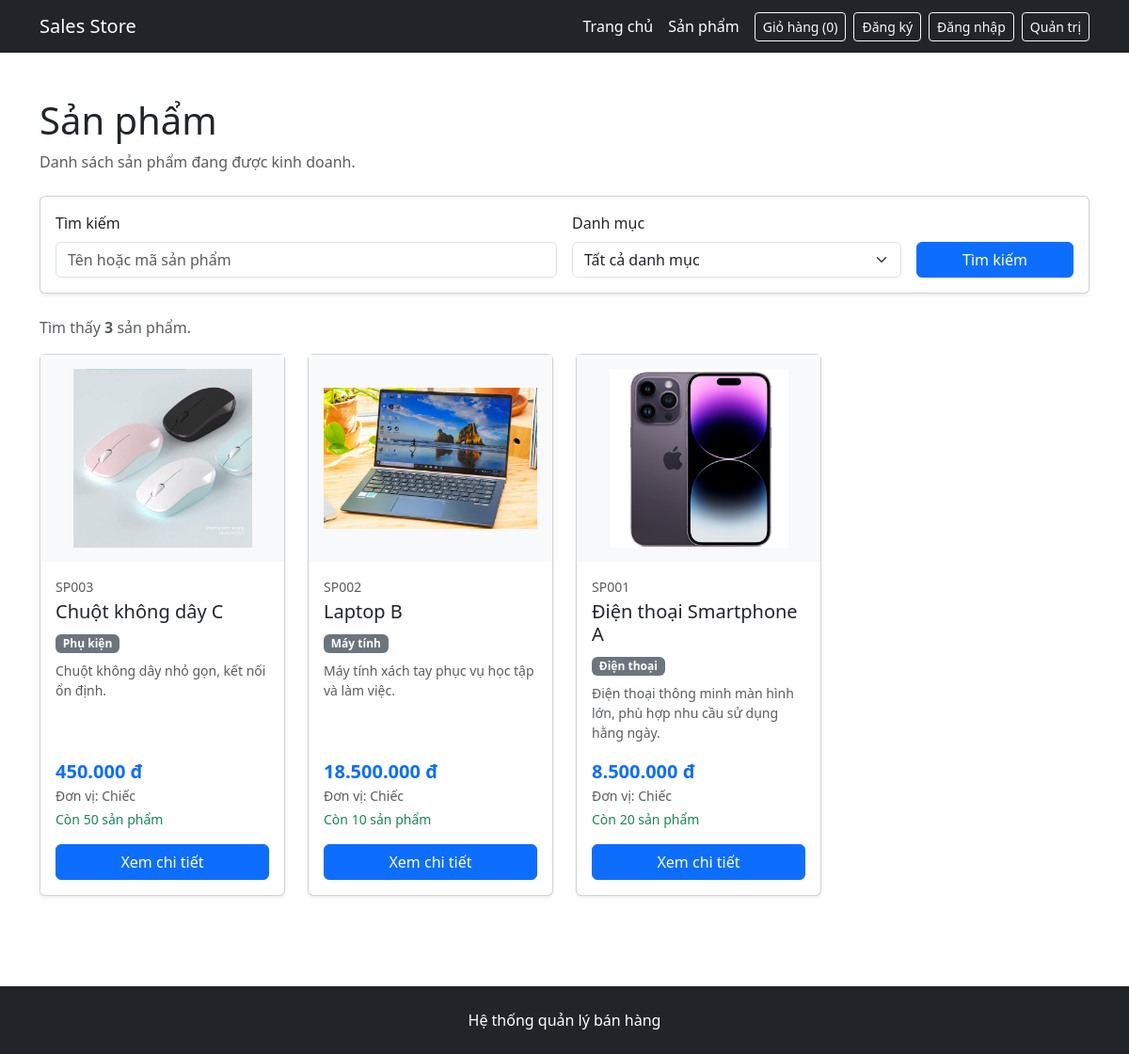
/products.php, run on the app's committed database.
### tables this page shows
CREATE TABLE products (
    ProductID INT AUTO_INCREMENT PRIMARY KEY,
    ProductCode VARCHAR(50) NOT NULL UNIQUE,
    ProductName VARCHAR(255) NOT NULL,
    Description TEXT,
    Unit VARCHAR(20),
    Price DECIMAL(12,2) NOT NULL DEFAULT 0,
    StockQuantity INT NOT NULL DEFAULT 0,
    IsActive BOOLEAN NOT NULL DEFAULT TRUE,
    SupplierID INT NOT NULL,
    CategoryID INT NOT NULL,
    CONSTRAINT chk_products_price CHECK (Price >= 0),
    CONSTRAINT chk_products_stock CHECK (StockQuantity >= 0),
    CONSTRAINT fk_products_supplier
        FOREIGN KEY (SupplierID) REFERENCES suppliers(SupplierID),
    CONSTRAINT fk_products_category
        FOREIGN KEY (CategoryID) REFERENCES categories(CategoryID)
);

CREATE TABLE categories (
    CategoryID INT AUTO_INCREMENT PRIMARY KEY,
    CategoryName VARCHAR(200) NOT NULL,
    Description TEXT
);

### public/products.php (the view, shortened to what this page needs)
<?php
require_once '/var/www/src/config/database.php';
$search = trim($_GET['search'] ?? '');
$page = isset($_GET['page'])
    ? (int) $_GET['page']
    : 1;
$perPage = 8;
$where = [
    "p.IsActive = 1"
];
$params = [];
$types = '';
$whereSQL = implode(' AND ', $where);
$sqlCount = "
    SELECT COUNT(*) AS TotalProducts
    FROM products p
    WHERE {$whereSQL}
";
$stmtCount = $conn->prepare($sqlCount);
$stmtCount->execute();
$resultCount = $stmtCount->get_result();
$countRow = $resultCount->fetch_assoc();
$totalProducts = (int) ($countRow['TotalProducts'] ?? 0);
$offset = ($page - 1) * $perPage;
$products = [];
$sqlProducts = "
    SELECT
        p.ProductID,
        p.ProductCode,
        p.ProductName,
        p.Description,
        p.Unit,
        p.Price,
        p.StockQuantity,
        p.CategoryID,
        c.CategoryName,
        (
            SELECT pi.ImageFile
            FROM product_images pi
            WHERE pi.ProductID = p.ProductID
              AND pi.IsPrimary = 1
            ORDER BY pi.SortOrder ASC
            LIMIT 1
        ) AS ImageFile
    FROM products p
    LEFT JOIN categories c
        ON c.CategoryID = p.CategoryID
    WHERE {$whereSQL}
    ORDER BY p.ProductID DESC
    LIMIT ? OFFSET ?
";
$stmtProducts = $conn->prepare($sqlProducts);
$productTypes = $types . 'ii';
$productParams = $params;
$productParams[] = $perPage;
$productParams[] = $offset;
$stmtProducts->bind_param(
    $productTypes,
    ...$productParams
);
$stmtProducts->execute();
$resultProducts = $stmtProducts->get_result();
while ($row = $resultProducts->fetch_assoc()) {
    $products[] = $row;
}
require_once '/var/www/src/includes/frontend/header.php';
require_once '/var/www/src/includes/frontend/navbar.php';
?>
<main class="container py-5">
    <div class="mb-4">
        <h1 class="mb-2">
            Sản phẩm
        </h1>
        <p class="text-muted mb-0">
            Danh sách sản phẩm đang được kinh doanh.
        </p>
    </div>
    <div class="card shadow-sm mb-4">
        <div class="card-body">
            <form
                method="get"
                action="/products.php"
            >
                <div class="row g-3 align-items-end">
                    <div class="col-md-6">
                        <label
                            for="search"
                            class="form-label"
                        >
                            Tìm kiếm
                        </label>
                        <input
                            type="text"
                            class="form-control"
                            id="search"
                            name="search"
                            value="<?= htmlspecialchars($search) ?>"
                            placeholder="Tên hoặc mã sản phẩm"
                        >
                    </div>
                    <div class="col-md-4">
                        <label
                            for="category"
                            class="form-label"
                        >
                            Danh mục
                        </label>
                        <select
                            class="form-select"
                            id="category"
                            name="category"
                        >
                            <option value="0">
                                Tất cả danh mục
                            </option>
                        </select>
                    </div>
                    <div class="col-md-2">
                        <button
                            type="submit"
                            class="btn btn-primary w-100"
                        >
                            Tìm kiếm
                        </button>
                    </div>
                </div>
            </form>
        </div>
    </div>
    <div
        class="d-flex
               justify-content-between
               align-items-center
               mb-3"
    >
        <div class="text-muted">
            <?php if ($totalProducts > 0): ?>
                Tìm thấy
                <strong>
                    <?= $totalProducts ?>
                </strong>
                sản phẩm.
            <?php else: ?>
                Không tìm thấy sản phẩm.
            <?php endif; ?>
        </div>
    </div>
    <?php if (empty($products)): ?>
        <div class="alert alert-info">
            Không có sản phẩm phù hợp với điều kiện tìm kiếm.
        </div>
    <?php else: ?>
        <div class="row g-4">
            <?php foreach ($products as $product): ?>
                <div class="col-12 col-sm-6 col-lg-3">
                    <div class="card h-100 shadow-sm">
                        <div
                            class="p-3
                                   d-flex
                                   align-items-center
                                   justify-content-center"
                            style="
                                height: 220px;
                                background: #f8f9fa;
                            "
                        >
                            <?php if (!empty($product['ImageFile'])): ?>
                                <img
                                    src="/uploads/products/<?= htmlspecialchars(
                                        $product['ImageFile']
                                    ) ?>"
                                    alt="<?= htmlspecialchars(
                                        $product['ProductName']
                                    ) ?>"
                                    class="img-fluid"
                                    style="
                                        max-height: 190px;
                                        object-fit: contain;
                                    "
                                >
                            <?php else: ?>
                                <div class="text-muted">
                                    Chưa có hình ảnh
                                </div>
                            <?php endif; ?>
                        </div>
                        <div class="card-body d-flex flex-column">
                            <div class="small text-muted mb-1">
                                <?= htmlspecialchars(
                                    $product['ProductCode']
                                ) ?>
                            </div>
                            <h2 class="h5">
                                <?= htmlspecialchars(
                                    $product['ProductName']
                                ) ?>
                            </h2>
                            <?php if (!empty($product['CategoryName'])): ?>
                                <div class="mb-2">
                                    <span class="badge bg-secondary">
                                        <?= htmlspecialchars(
                                            $product['CategoryName']
                                        ) ?>
                                    </span>
                                </div>
                            <?php endif; ?>
                            <?php if (!empty($product['Description'])): ?>
                                <p class="text-muted small">
                                    <?= htmlspecialchars(
                                        mb_strimwidth(
                                            $product['Description'],
                                            0,
                                            100,
                                            '...'
                                        )
                                    ) ?>
                                </p>
                            <?php endif; ?>
                            <div class="mt-auto">
                                <div class="fs-5 fw-bold text-primary">
                                    <?= number_format(
                                        (float) $product['Price'],
                                        0,
                                        ',',
                                        '.'
                                    ) ?>
                                    đ
                                </div>
                                <?php if (!empty($product['Unit'])): ?>
                                    <div class="small text-muted">
                                        Đơn vị:
                                        <?= htmlspecialchars(
                                            $product['Unit']
                                        ) ?>
                                    </div>
                                <?php endif; ?>
                                <div class="small mt-1">
                                    <?php if (
                                        (int) $product['StockQuantity'] > 0
                                    ): ?>
                                        <span class="text-success">
                                            Còn
                                            <?= (int) $product['StockQuantity'] ?>
                                            sản phẩm
                                        </span>
                                    <?php else: ?>
                                        <span class="text-danger">
                                            Hết hàng
                                        </span>
                                    <?php endif; ?>
                                </div>
                                <a
                                    href="/product-detail.php?id=<?= (int) $product['ProductID'] ?>"
                                    class="btn btn-primary w-100 mt-3"
                                >
                                    Xem chi tiết
                                </a>
                            </div>
                        </div>
                    </div>
                </div>
            <?php endforeach; ?>
        </div>
    <?php endif; ?>
</main>
<?php
require_once '/var/www/src/includes/frontend/footer.php';
?>

### data on the page
products: shows a picture, ProductCode "SP003", ProductName "Chuột không dây C", CategoryID.CategoryName "Phụ kiện", Description "Chuột không dây nhỏ gọn, kết nối ổn định.", Price "450.000", Unit "Chiếc", StockQuantity "50"
products: shows a picture, ProductCode "SP002", ProductName "Laptop B", CategoryID.CategoryName "Máy tính", Description "Máy tính xách tay phục vụ học tập và làm việc.", Price "18.500.000", Unit "Chiếc", StockQuantity "10"
products: shows a picture, ProductCode "SP001", ProductName "Điện thoại Smartphone A", CategoryID.CategoryName "Điện thoại", Description "Điện thoại thông minh màn hình lớn, phù hợp nhu cầu sử dụng hằng ngày.", Price "8.500.000", Unit "Chiếc", StockQuantity "20"

### other printed values
$cartCount "0"
$totalProducts "3"
